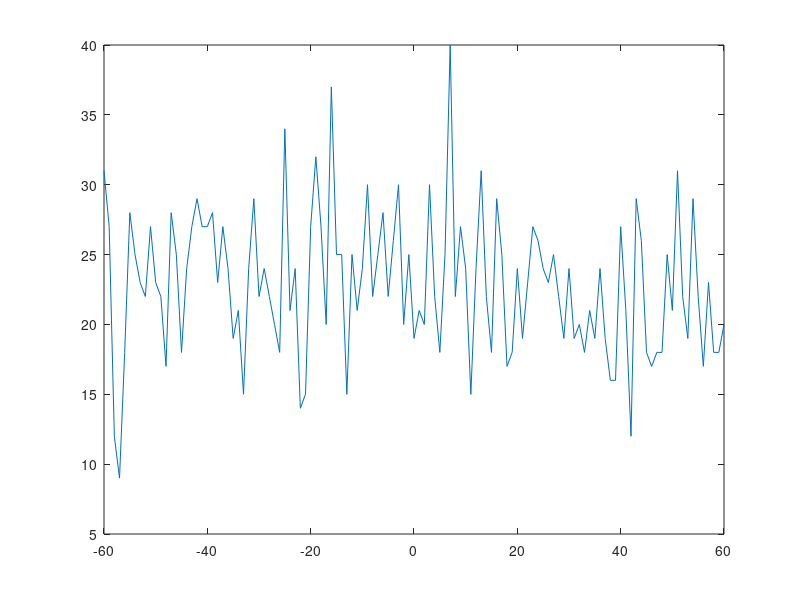

Write MATLAB code to recreate this figure.
function ret_val    = tmp_test_for_corr_sig(cent_freq, anot_freq, show_flag, test_flag)

if nargin < 1
    cent_freq   = 50;
    anot_freq   = 51;
end

if nargin < 3
    show_flag   = 1;
end

if nargin < 4
    test_flag   = 0;
end

pre_1   = random('exp', 1.0/cent_freq * 1000, 1, 1000);
% pre_2   = pre_1/cent_freq*anot_freq;
pre_2   = random('exp', 1.0/anot_freq * 1000, 1, 1000);

sig_pos_1   = cumsum(pre_1);
sig_pos_2   = cumsum(pre_2);

time_len    = 10000;

sig_1   = zeros(1, time_len);
sig_2   = zeros(1, time_len);

sig_pos_1   = sig_pos_1(sig_pos_1 < length(sig_1));
sig_pos_2   = sig_pos_2(sig_pos_2 < length(sig_2));
% disp(sig_pos_1);

sig_1(floor(sig_pos_1) + 1)         = 1;
sig_2(floor(sig_pos_2) + 1)         = 1;

if test_flag==1
    sig_1   = (sig_1 - mean(sig_1))/std(sig_1);
    sig_2   = (sig_2 - mean(sig_2))/std(sig_2);
end

watch_num   = -60:1:60;
sig_len     = size(sig_1, 2);
% 
% sig_1   = sigs(:, neuron_num_1);
% sig_2   = sigs(:, neuron_num_2);

corr_list   = [];

for indx_i=watch_num
    sig_tmp     = zeros(1, sig_len);
    if indx_i<0
        sig_tmp(1:(sig_len+indx_i))     = sig_2((1-indx_i):sig_len);
    else
        sig_tmp((1+indx_i):sig_len)     = sig_2(1:(sig_len-indx_i));
    end
    
    corr_list(end+1)    = sum(sig_1.*sig_tmp);
end

if test_flag==0

    ret_val     = sum(corr_list.*sign(watch_num));

    if show_flag==1
        plot(watch_num, corr_list);
        disp(ret_val);
    end
else
    ret_val     = corr_list;
    if show_flag==1
        plot(watch_num, corr_list);
    end
end